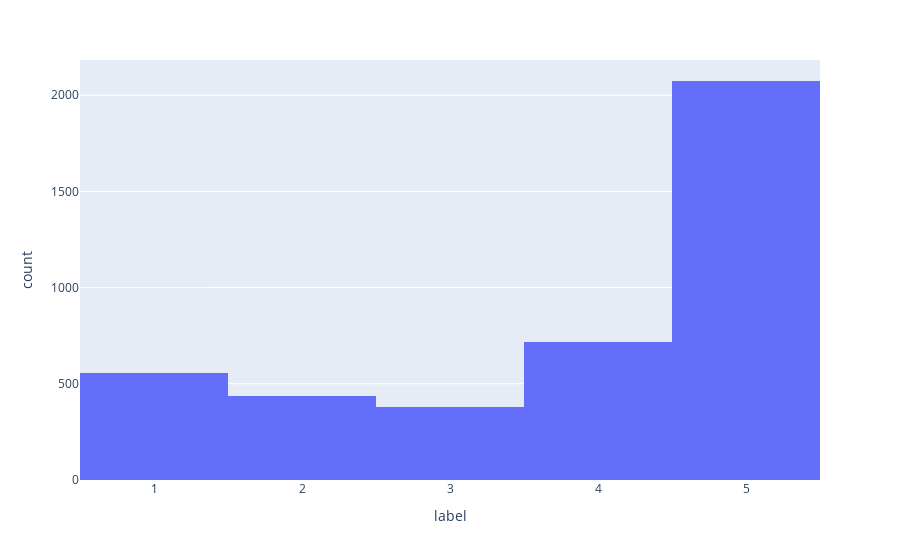

Notebook source saved alongside this figure:
### Code cell
fig_ = px.histogram(behavior, x="label")
fig_.show()

### Figure 1 — Plotly figure (JSON) as saved in the notebook; plotly's stock layout.template omitted (floating-point values rounded to 4 significant figures; data arrays with more than 128 entries replaced by an {"elided": "..."} marker saying what was removed)
{"data": [{"alignmentgroup": "True", "bingroup": "x", "hovertemplate": "label=%{x}<br>count=%{y}<extra></extra>", "legendgroup": "", "marker": {"color": "#636efa", "pattern": {"shape": ""}}, "name": "", "offsetgroup": "", "orientation": "v", "showlegend": false, "type": "histogram", "x": {"elided": "4167 int values"}, "xaxis": "x", "yaxis": "y"}], "layout": {"barmode": "relative", "legend": {"tracegroupgap": 0}, "margin": {"t": 60}, "xaxis": {"anchor": "y", "domain": [0, 1], "title": {"text": "label"}}, "yaxis": {"anchor": "x", "domain": [0, 1], "title": {"text": "count"}}}}
